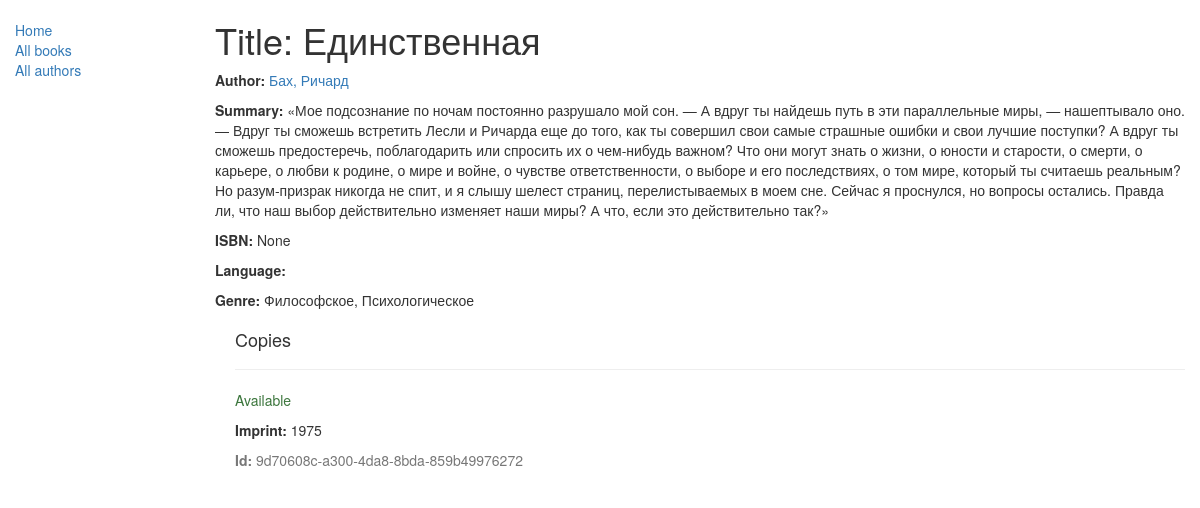
/catalog/book/1, run on the app's committed database.
### catalog/models.py (models this page shows, shortened)
class Book(models.Model):
    title = models.CharField(max_length=200)
    author = models.ForeignKey('Author', on_delete=models.SET_NULL, null=True)
    summary = models.TextField(max_length=3000, help_text="Enter a brief description of the book")
    isbn = models.CharField('ISBN',max_length=13, help_text='13 Character <a href="https://www.isbn-international.org/content/what-isbn">ISBN number</a>', null=True, blank=True)
    genre = models.ManyToManyField(Genre, help_text="Select a genre for this book")
    def display_genre(self):
        """
        Creates a string for the Genre. This is required to display genre in Admin.
        """
        return ', '.join([ genre.name for genre in self.genre.all()[:3] ])
    display_genre.short_description = 'Genre'

class Author(models.Model):
    first_name = models.CharField(max_length=100)
    last_name = models.CharField(max_length=100)
    date_of_birth = models.DateField(null=True, blank=True)
    date_of_death = models.DateField('Died', null=True, blank=True)
    def __str__(self):
        return '%s, %s' % (self.last_name, self.first_name)

class Genre(models.Model):
    name = models.CharField(max_length=200, help_text="Enter a book genre (e.g. Science Fiction, French Poetry etc.)")
    def __str__(self):
        return self.name

class BookInstance(models.Model):
    id = models.UUIDField(primary_key=True, default=uuid.uuid4, help_text="Unique ID for this particular book across whole library")
    book = models.ForeignKey('Book', on_delete=models.SET_NULL, null=True)
    imprint = models.CharField(max_length=200)
    due_back = models.DateField(null=True, blank=True)
    LOAN_STATUS = (
        ('m', 'Maintenance'),
        ('o', 'On loan'),
        ('a', 'Available'),
        ('r', 'Reserved'),
    )
    status = models.CharField(max_length=1, choices=LOAN_STATUS, blank=True, default='m', help_text='Book availability')
    class Meta:
        ordering = ["due_back"]

### catalog/views.py (the view)
# urls.py: re_path(r'^book/(?P<pk>\d+)$', views.BookDetailView.as_view(), name='book-detail'),
class BookDetailView(generic.DetailView):
    model = Book

### catalog/templates/catalog/book_detail.html (shortened to what this page needs)
{% extends "base_generic.html" %}
{% block content %}
    <h1>Title: {{ book.title }}</h1>
    <p><strong>Author:</strong> <a href="">{{ book.author }}</a></p>
    <p><strong>Summary:</strong> {{ book.summary }}</p>
    <p><strong>ISBN:</strong> {{ book.isbn }}</p>
    <p><strong>Language:</strong> {{ book.language }}</p>
    <p><strong>Genre:</strong> {% for genre in book.genre.all %} {{ genre }}{% if not forloop.last %}, {% endif %}{% endfor %}</p>
    <div style="margin-left:20px;margin-top:20px">
        <h4>Copies</h4>
        {% for copy in book.bookinstance_set.all %}
            <hr>
            <p class="{% if copy.status == 'a' %}text-success{% elif copy.status == 'd' %}text-danger{% else %}text-warning{% endif %}">{{ copy.get_status_display }}</p>
                <p><strong>Imprint:</strong> {{copy.imprint}}</p>
                <p class="text-muted"><strong>Id:</strong> {{copy.id}}</p>
        {% endfor %}
  </div>
{% endblock %}

### data on the page
Book: title "Единственная", author "Бах, Ричард", summary "«Мое подсознание по ночам постоянно разрушало мой сон. — А вдруг ты найдешь путь в эти параллельные миры, — нашептывало оно. — Вдруг ты сможешь встретить Лесли и Ричарда еще до того, как ты совершил свои самые страшные ошибки и свои лучшие поступки? А вдруг ты сможешь предостеречь, поблагодарить или спросить их о чем-нибудь важном? Что они могут знать о жизни, о юности и старости, о смерти, о карьере, о любви к родине, о мире и войне, о чувстве ответственности, о выборе и его последствиях, о том мире, который ты считаешь реальным? Но разум-призрак никогда не спит, и я слышу шелест страниц, перелистываемых в моем сне. Сейчас я проснулся, но вопросы остались. Правда ли, что наш выбор…", isbn "None"
Genre: name "Философское"
Genre: name "Психологическое"
BookInstance: status "Available", imprint "1975", id "9d70608c-a300-4da8-8bda-859b49976272"
